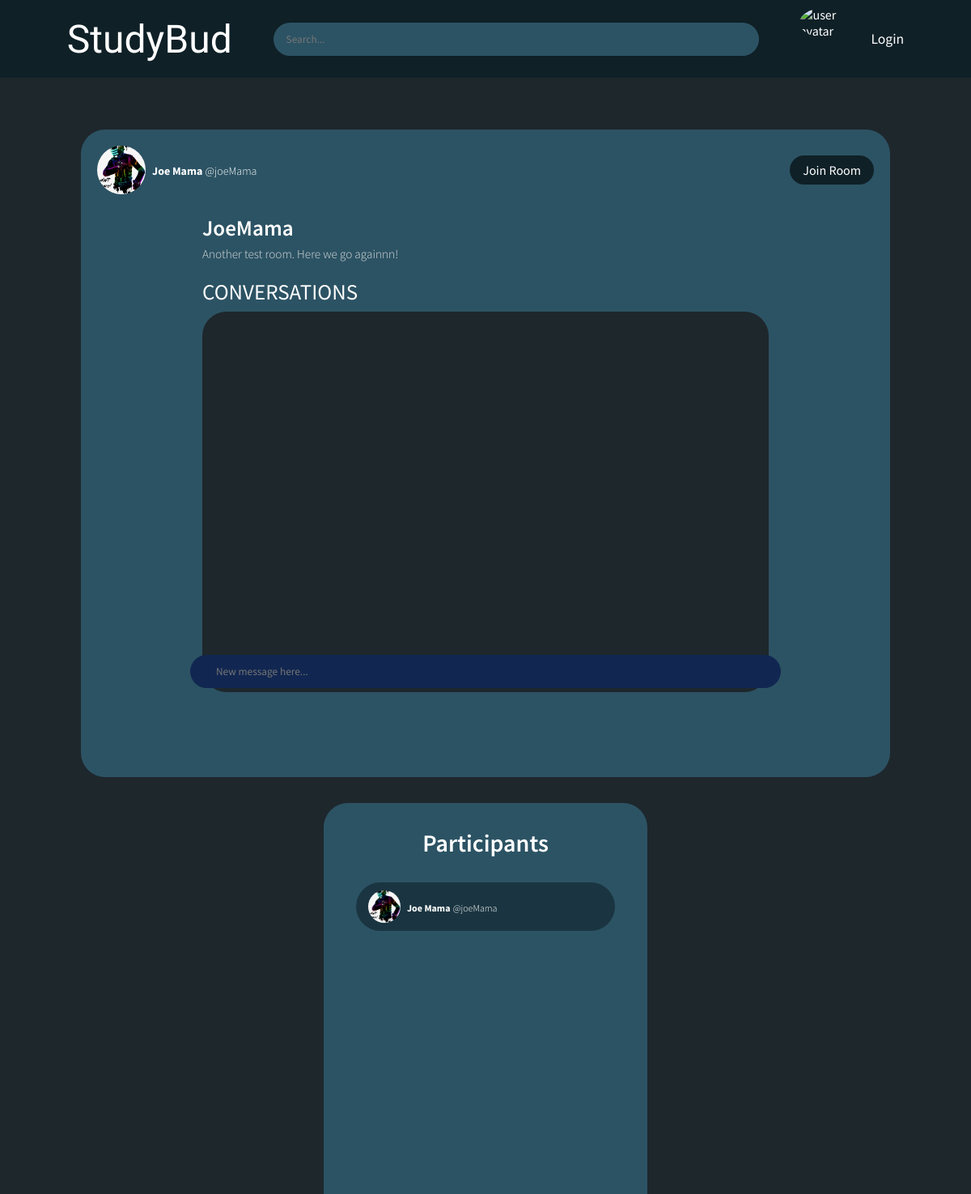
The page /room/0206bec723c54ad094a5ae5e3f410e84 (upper part) on the database as committed earlier.
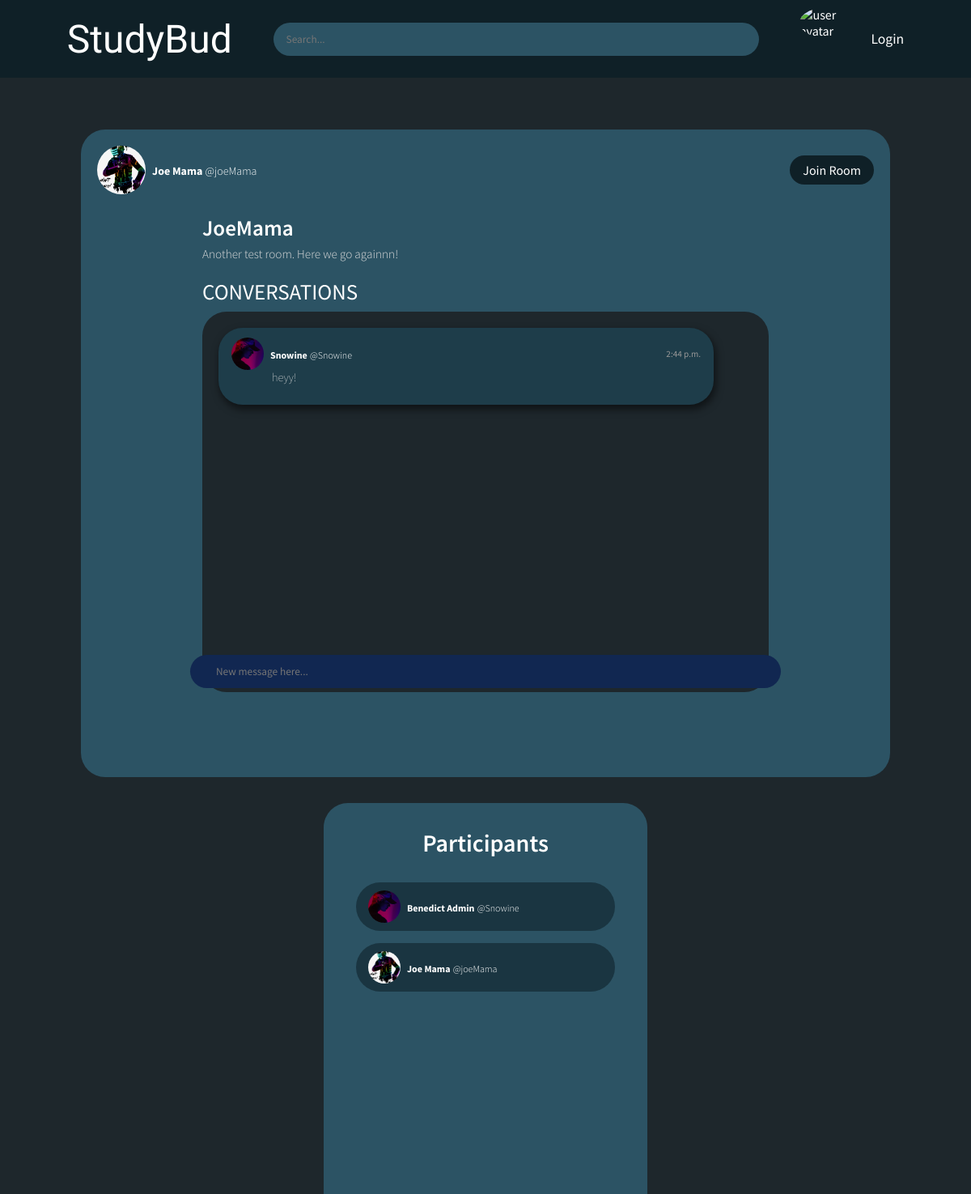
The same page on the database as committed later.
### Studybud/models.py (models this page shows, shortened)
class User(AbstractUser):
    username = models.CharField(max_length=100)
    email = models.EmailField(('Email address'), unique=True)
    first_name = models.CharField(max_length=100)
    last_name = models.CharField(max_length=150)
    bio = models.TextField(max_length=255, blank=True)
    followers = models.ManyToManyField('User', related_name='Followers', blank=True)
    following = models.ManyToManyField('User', related_name='Following', blank=True)
    profile_picture = models.ImageField(default='avatar.png', blank=True, upload_to='profilePictures')
    USERNAME_FIELD = 'email'
    REQUIRED_FIELDS = ['username']
    def __str__(self):
        return self.username

class Messages(models.Model):
    user = models.ForeignKey(User, on_delete=models.CASCADE)
    room = models.ForeignKey(Room, on_delete=models.CASCADE)
    message = models.TextField()
    created = models.DateTimeField(auto_now_add=True)
    id = models.UUIDField(primary_key=True, editable=False, default=uuid4)
    class Meta:
        verbose_name_plural = 'Messages'

### Studybud/views.py (the view, shortened to what this page needs)
# urls.py: path('room/<str:id>', views.room, name='room'),
def room(request, id):
    currentRoom = Room.objects.get(id=id)
    roomMessages = Messages.objects.filter(room=currentRoom).order_by('-created')
    roomParticipants = currentRoom.participants.all()
    userStatus = None
    try:
        if request.user in roomParticipants:
            userStatus = True
    except:
        userStatus = False
    context = {
        'room': currentRoom,
        'roomMessages': roomMessages,
        'participants': roomParticipants,
        'userStatus': userStatus,
    }
    return render(request, 'Base/room.html', context)

### templates/Base/room.html (shortened to what the changed rows need)
{% extends 'layout.html' %}
{% load static %}
{% block style %}
    <link rel="stylesheet" href="{% static 'styles/roomPage.css' %}">
{% endblock %}
{% block content %}
    <main>
        <div class="container">
            <div id="roomContainer">
                <div id="content">
                    <div id="content-1">
                        <h1>{{room.name}}</h1>
                    </div>
                    <div id="conversationContainer">
                        <h2>CONVERSATIONS</h2>
                        <div class="conversations">
                        {% for roomMessage in roomMessages %}
                            <div class="messages">
                                <div class="userProfile-ms">
                                    <div class="userProfile">
                                        <div class="avatarContainer-ms">
                                            <img src="{{roomMessage.user.profile_picture.url}}" alt="user avatar" id="userAvatar-ms">
                                        </div>
                                        <div class="userDetails-ms">
                                            <span class="username-ms">{{roomMessage.user}}</span>
                                            <a class="userTag-ms">@{{roomMessage.user.username}}</a>
                                        </div>
                                    </div>
                                    <div class="time">
                                        <p>{{roomMessage.created|date:'P'}}</p>
                                    </div>
                                </div>
                                <p class="messageContent">{{roomMessage.message}}</p>
                            </div>
                        {% endfor %}
                        </div>
                    </div>
                </div>
            </div>
            <div id="participantContainer">
                <h2>Participants</h2>
                {% for user in participants %}
                <div class="participants">
                    <div class="data">
                        <div class="userProfile-ms participantsOverride">
                            <div class="avatarContainer-ms">
                                <img src="{{user.profile_picture.url}}" alt="user avatar" id="userAvatar-ms">
                            </div>
                            <div class="userDetails-ms">
                                <span class="username-ms">{{user.first_name}} {{user.last_name}}</span>
                                <a href="{% url 'profile' user.username %}" class="userTag-ms">@{{user.username}}</a>
                            </div>
                        </div>
                    </div>
                {% endfor %}
            </div>
        </div>
    </main>
{% endblock %}

Rows that differ between the two databases and show on the page:
added Messages: user.profile_picture (picture), user "Snowine", user.username "Snowine", created "2:44 p.m.", message "heyy!"
now on this page (row unchanged): User: profile_picture (picture), first_name "Benedict", last_name "Admin", username "Snowine"
